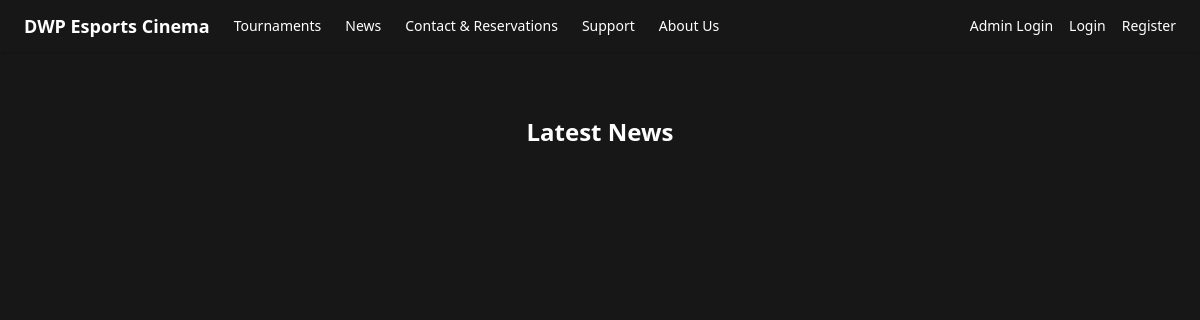
/news.php, run on an earlier commit of the app's database.
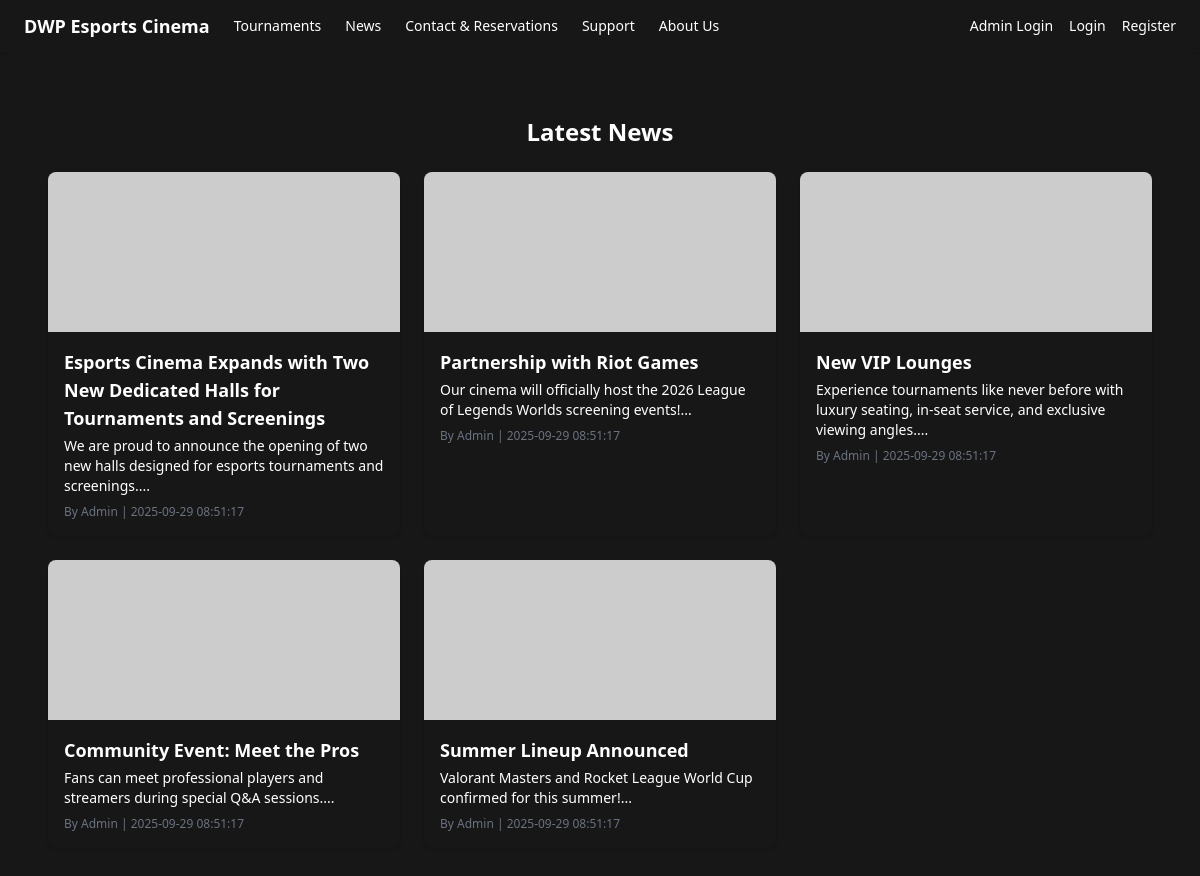
And on a later commit of the database.
### tables this page shows
CREATE TABLE News (
    newsID INT PRIMARY KEY AUTO_INCREMENT,
    newsTitle VARCHAR(255) NOT NULL,
    newsContent TEXT NOT NULL,
    newsAuthor VARCHAR(100) NOT NULL,
    newsImage VARCHAR(255),
    newsCreatedAt DATETIME DEFAULT CURRENT_TIMESTAMP
);

### news.php (the view, shortened to what this page needs)
<?php
include __DIR__ . '/includes/navbar.php';
$pdo = Database::getInstance();
$stmt = $pdo->query("
    SELECT newsID,
           newsTitle,
           newsContent,
           newsAuthor,
           newsImage,
           newsCreatedAt
    FROM News
    ORDER BY newsCreatedAt DESC
");
$news = $stmt->fetchAll(PDO::FETCH_ASSOC);
?>
<!DOCTYPE html>
<html lang="en">
<head>
    <script src="https://cdn.tailwindcss.com"></script>
</head>
<body class="bg-neutral-900 text-white">
    <main class="max-w-6xl mx-auto px-6 py-16">
        <h2 class="text-2xl font-semibold mb-6 text-center">Latest News</h2>
        <div class="grid md:grid-cols-3 gap-6">
            <?php foreach ($news as $n): ?>
                <a href="news_article.php?newsID=<?= $n['newsID'] ?>" class="block bg-neutral-900 rounded-lg shadow hover:shadow-lg transition overflow-hidden">
                    <?php if ($n['newsImage']): ?>
                        <img src="<?= htmlspecialchars($n['newsImage']) ?>" alt="<?= htmlspecialchars($n['newsTitle']) ?>" class="w-full h-40 object-cover">
                    <?php endif; ?>
                    <div class="p-4">
                        <h3 class="font-semibold text-lg"><?= htmlspecialchars($n['newsTitle']) ?></h3>
                        <p class="text-white text-sm mt-1"><?= htmlspecialchars(substr($n['newsContent'], 0, 120)) ?>...</p>
                        <p class="text-gray-500 text-xs mt-2">By <?= htmlspecialchars($n['newsAuthor']) ?> | <?= htmlspecialchars($n['newsCreatedAt']) ?></p>
                    </div>
                </a>
            <?php endforeach; ?>
        </div>
    </main>
</body>
</html>

What changed in the data, as far as the page shows it:
added news: newsTitle "Esports Cinema Expands with Two New Dedicated Halls for Tournaments and Screenings", newsContent "We are proud to announce the opening of two new halls designed for esports tournaments and screenings.", newsAuthor "Admin", newsCreatedAt "2025-09-29 08:51:17"
added news: newsTitle "Partnership with Riot Games", newsContent "Our cinema will officially host the 2026 League of Legends Worlds screening events!", newsAuthor "Admin", newsCreatedAt "2025-09-29 08:51:17"
added news: newsTitle "New VIP Lounges", newsContent "Experience tournaments like never before with luxury seating, in-seat service, and exclusive viewing angles.", newsAuthor "Admin", newsCreatedAt "2025-09-29 08:51:17"
added news: newsTitle "Community Event: Meet the Pros", newsContent "Fans can meet professional players and streamers during special Q&A sessions.", newsAuthor "Admin", newsCreatedAt "2025-09-29 08:51:17"
added news: newsTitle "Summer Lineup Announced", newsContent "Valorant Masters and Rocket League World Cup confirmed for this summer!", newsAuthor "Admin", newsCreatedAt "2025-09-29 08:51:17"
